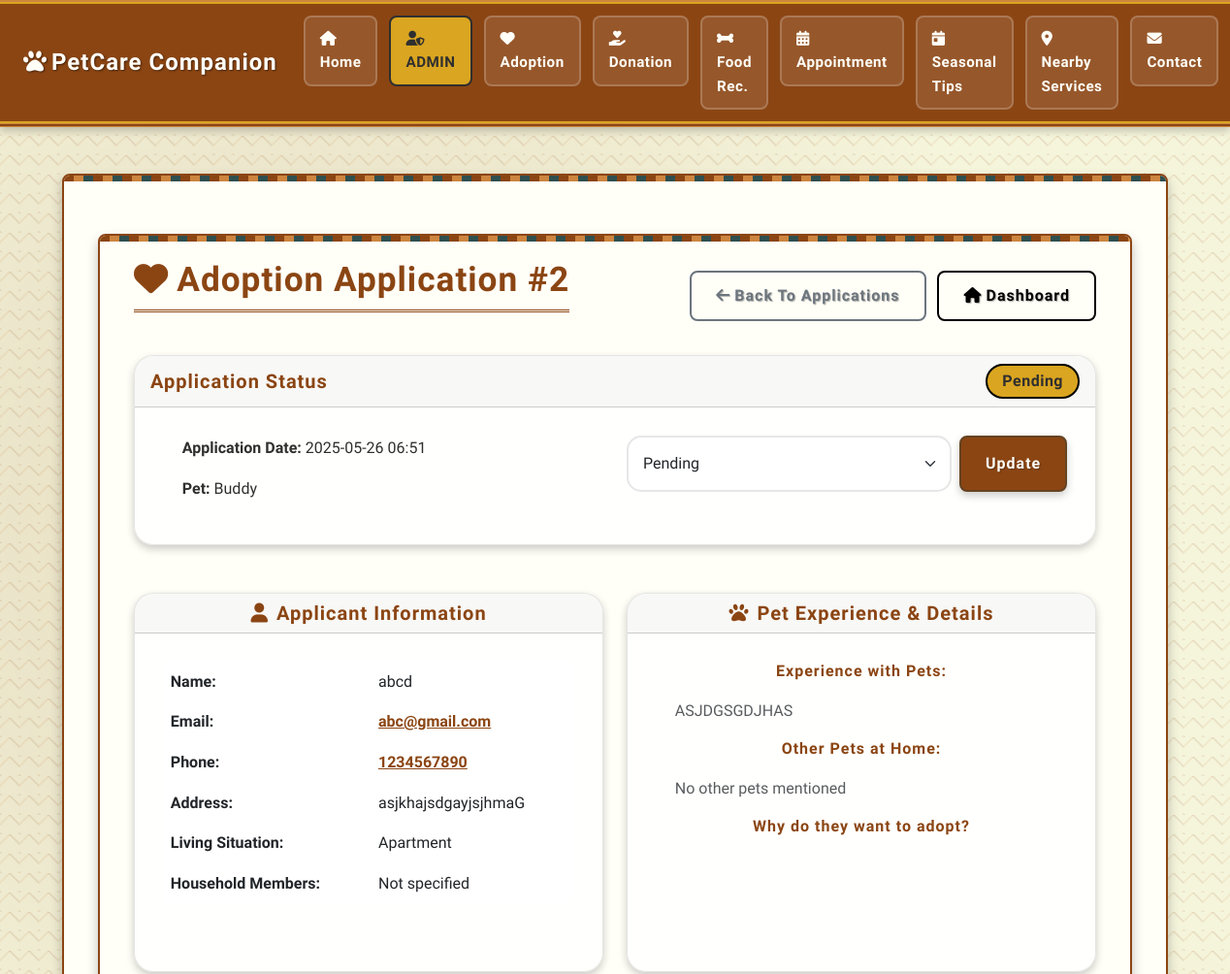
Before: /admin/adoptions/2 (signed in, upper part) with the older database file.
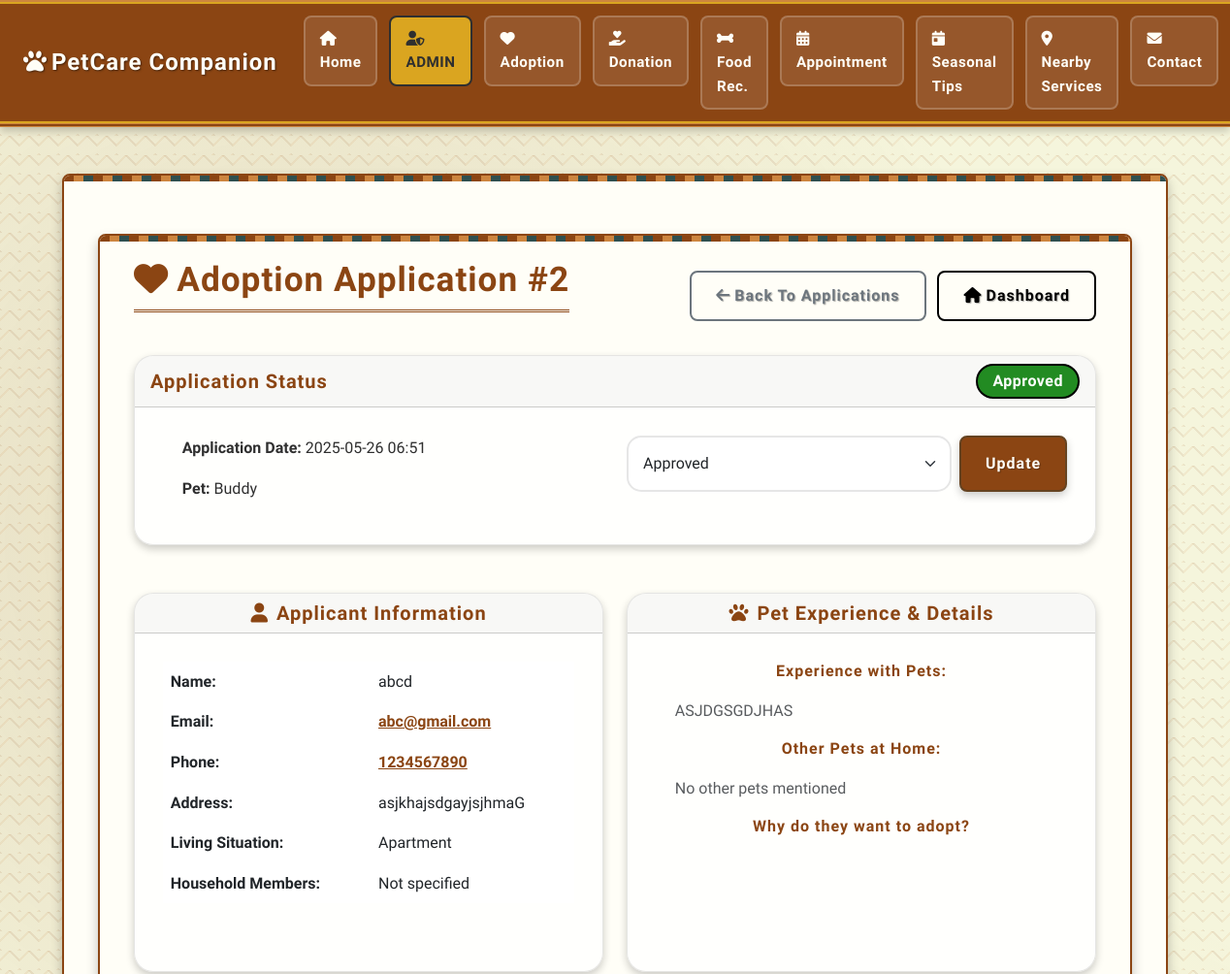
After: the same page with the newer database file.
### app.py (models this page shows)
class AdoptionApplication(db.Model):
    __tablename__ = 'adoption_applications'
    id = db.Column(db.Integer, primary_key=True)
    pet_id = db.Column(db.Integer, db.ForeignKey('pets.id'), nullable=False)
    applicant_name = db.Column(db.String(100), nullable=False)
    email = db.Column(db.String(120), nullable=False)
    phone = db.Column(db.String(20), nullable=False)
    address = db.Column(db.Text, nullable=False)
    experience_with_pets = db.Column(db.Text)
    living_situation = db.Column(db.String(200))
    application_status = db.Column(db.String(50), default='pending')  # pending, approved, rejected
    application_date = db.Column(db.DateTime, default=datetime.utcnow)
    notes = db.Column(db.Text)
    pet = db.relationship('Pet', backref=db.backref('applications', lazy=True))
    def to_dict(self):
        return {
            'id': self.id,
            'pet_id': self.pet_id,
            'pet_name': self.pet.name if self.pet else 'Unknown',
            'applicant_name': self.applicant_name,
            'email': self.email,
            'phone': self.phone,
            'address': self.address,
            'experience_with_pets': self.experience_with_pets,
            'living_situation': self.living_situation,
            'application_status': self.application_status,
            'application_date': self.application_date.strftime('%Y-%m-%d %H:%M') if self.application_date else None,
            'notes': self.notes
        }

### app.py (the view)
@app.route('/admin/adoptions/<int:adoption_id>')
def admin_adoption_details(adoption_id):
    if not session.get('admin_logged_in'):
        flash('Please log in to access admin panel!', 'error')
        return redirect(url_for('admin_login'))
    adoption = AdoptionApplication.query.get_or_404(adoption_id)
    return render_template('admin/adoption_details.html', adoption=adoption.to_dict())

### templates/admin/adoption_details.html (shortened to what the changed rows need)
{% extends "base.html" %}
{% block content %}
<div class="container py-4">
    <div class="d-flex justify-content-between align-items-center mb-4">
        <h1><i class="fas fa-heart me-2"></i>Adoption Application #{{ adoption.id }}</h1>
    </div>
    <div class="row">
        <div class="col-md-12 mb-4">
            <div class="card">
                <div class="card-header d-flex justify-content-between align-items-center">
                    <h5 class="mb-0">Application Status</h5>
                    <span class="badge bg-{{ 'warning' if adoption.application_status == 'pending' else 'success' if adoption.application_status == 'approved' else 'danger' }} fs-6">
                        {{ adoption.application_status|title }}
                    </span>
                </div>
                <div class="card-body">
                    <div class="row">
                        <div class="col-md-6">
                            <form method="POST" action="{{ url_for('admin_update_adoption_status', adoption_id=adoption.id) }}" class="d-flex gap-2">
                                <select name="status" class="form-select">
                                    <option value="pending" {{ 'selected' if adoption.application_status == 'pending' else '' }}>Pending</option>
                                    <option value="approved" {{ 'selected' if adoption.application_status == 'approved' else '' }}>Approved</option>
                                </select>
                                <button type="submit" class="btn btn-primary">Update</button>
                            </form>
                        </div>
                    </div>
                </div>
            </div>
        </div>
        <div class="col-md-6 mb-4">
            <div class="card h-100">
                <div class="card-body">
                    <table class="table table-borderless">
                        <tr>
                            <td><strong>Name:</strong></td>
                            <td>{{ adoption.applicant_name }}</td>
                        </tr>
                        <tr>
                            <td><a href="mailto:{{ adoption.email }}">{{ adoption.email }}</a></td>
                        </tr>
                        <tr>
                            <td><a href="tel:{{ adoption.phone }}">{{ adoption.phone }}</a></td>
                        </tr>
                        <tr>
                            <td><strong>Address:</strong></td>
                            <td>{{ adoption.address }}</td>
                        </tr>
                        <tr>
                            <td><strong>Living Situation:</strong></td>
                            <td>{{ adoption.living_situation }}</td>
                        </tr>
                    </table>
                </div>
            </div>
        </div>
        <div class="col-md-6 mb-4">
            <div class="card h-100">
                <div class="card-body">
                    <div class="mb-3">
                        <h6>Experience with Pets:</h6>
                        <p class="text-muted">{{ adoption.experience_with_pets or 'No experience mentioned' }}</p>
                    </div>
                </div>
            </div>
        </div>
    </div>
</div>
{% endblock %}

Changed rows visible on the page:
changed AdoptionApplication "abcd": application_status "Pending" → "Approved"
Other visible differences:
form field status: "Pending" → "Approved"
